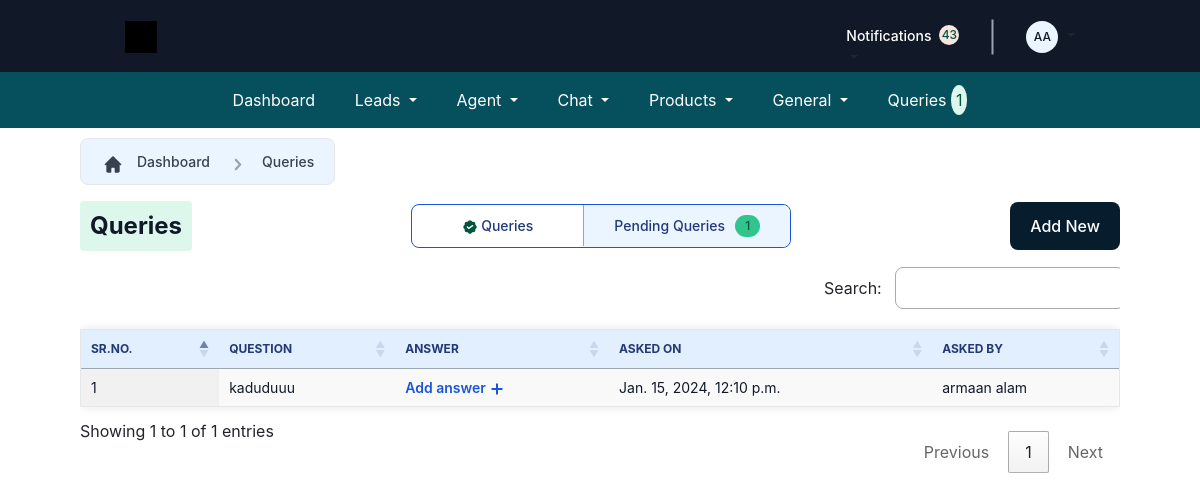
Page /Employee/pending-queries/ (signed in) on the committed database.
### crm_app/models.py (models this page shows)
class CustomUser(AbstractUser):
    user_type_data = (
        ("1", "HOD"),
        ("2", "Admin"),
        ("3", "Employee"),
        ("4", "Agent"),
        ("5", "Out Sourcing Agent"),
        ("6", "Customer"),
    )
    user_type = models.CharField(default="1", choices=user_type_data, max_length=10)
    is_logged_in = models.BooleanField(default=False)
    def generate_initials(self):
        first_initial = self.first_name[0].upper() if self.first_name else ""
        last_initial = self.last_name[0].upper() if self.last_name else ""
        return f"{first_initial}{last_initial}"
    def __str__(self):
        return f"{self.first_name} {self.last_name}"

class FAQ(models.Model):
    user = models.ForeignKey(CustomUser, on_delete=models.CASCADE)
    employee = models.ForeignKey(
        Employee, on_delete=models.SET_NULL, null=True, blank=True
    )
    question = models.TextField()
    answer = models.TextField(null=True, blank=True)
    last_updated_on = models.DateTimeField(auto_now_add=True)

### crm_app/EmployeeViews.py (the view)
# urls.py: path("pending-queries/", PendingFAQListView.as_view(), name="pending_queries"),
class PendingFAQListView(LoginRequiredMixin, ListView):
    model = FAQ
    template_name = "Employee/Queries/PendingQueries.html"
    context_object_name = "pending_queries"
    def get_queryset(self):
        return FAQ.objects.filter(answer__exact="").exclude(answer__isnull=True)
    def get_context_data(self, **kwargs):
        context = super().get_context_data(**kwargs)
        context["pending_queries_count"] = self.get_queryset().count()
        return context

### crm_app/context_processors.py (called while the page is built)
def faq_count(request):
    if request.user.is_authenticated:
        count = FAQ.objects.all().count()
    else:
        count = 0
    return {"faq_count": count}

### templates/Employee/Queries/PendingQueries.html (shortened to what this page needs)
{% extends "Employee/Base/base.html" %}
{% load static %}
{% block main-content %}
    <div class="form-container">
        <div class="custom-container">
            <div class="icon-container">
                <div class="icon">
                </div>
            </div>
            <div class="text-container">
                <a href="{% url "employee_dashboard" %}" style="text-decoration: none;">
                    <div class="text">Dashboard</div>
                </a>
            </div>
            <div class="icon-container">
                <div class="icon">
                </div>
            </div>
            <div class="text-container">
                <div class="text">Queries</div>
            </div>
        </div>
        <div class="customs-container">
            <div class="custom-box">
                <div class="custom-text">Queries</div>
            </div>
            <div class="tabBox">
                <a href="{% url "Emp_resolved_queries" %}">
                    <div class="tabOnes">
                          Queries
                    </div>
                </a>
                <a href="{% url "Emp_pending_queries" %}">
                    <div class="tabTwos">
                        <div class="pendingcontentcircle">
                            Pending Queries  <div class="pendingquerycircle"><div class="circlecontent">{{pending_queries_count}}</div></div>
                        </div>
                    </div>
                </a>
            </div>
            <div class="scheduleappointment">
                <a href="{% url "emp_FAQCreateView" %}">
                  <div
                  class="appointment-text">
                  Add New
                </div>
                </a>
              </div>
        </div>
        <div class="table-container">
            <div class="table-responsive">
                <table id="example" class="display">
                    <thead>
                        <tr>
                            <th>SR.NO.</th>
                            <th>question</th>
                            <th>ANSWER</th>
                            <th>ASKED ON</th>
                            <th>ASKED BY</th>
                        </tr>
                    </thead>
                    <tbody>
                        {% for i in pending_queries  %}
                        <tr>
                            <td>{{forloop.counter}}</td>
                            <td>{{i.question}}</td>
                            <td class="answerclass" data-toggle="modal" data-target="#myModal-{{i.id}}">
                                Add answer
                                <svg xmlns="http://www.w3.org/2000/svg" width="16" height="16" viewBox="0 0 16 16" fill="none">
                                    <path d="M7.99998 3.33334V8.00001M7.99998 8.00001V12.6667M7.99998 8.00001H12.6666M7.99998 8.00001H3.33331" stroke="#1A56DB" stroke-width="2" stroke-linecap="round" stroke-linejoin="round"/>
                                </svg>
                            </td>
                            <td>{{i.last_updated_on}}</td>
                            <td>{{i.user}}</td>
                        </tr>
                        {% endfor %}
                    </tbody>
                </table>
            </div>
        </div>
    </div>
    {% endblock main-content %}

### templates/Employee/Base/header.html (shortened to what this page needs)
{% load static %}
<div class="Navbar">
   <div class="Content">
     <div class="Logo">
       <div class="LogoElement">
         <div class="ClipPathGroup">
           <div class="Vector" id="black-bg"></div>
           <div class="Group">
             <div class="Vector" id="white-bg">
             </div>
           </div>
         </div>
       </div>
     </div>
     <div class="Cta">
      <div class="Buttons">
        <a class="nav-link dropdown-toggle" href="#" id="notificationDropdown" role="button" data-bs-toggle="dropdown" aria-expanded="false" style="margin-top: 20px;">
         <div class="Link">
           <div class="Text">Notifications</div>
           <div class="Badge">
             <div class="Text1" id="notification">{{notification_Count}}</div>
           </div>
         </div>
        </a>
        <div class="Separator"></div>
         <a class="nav-link dropdown-toggle" href="#" id="navbarDropdown" role="button" data-bs-toggle="dropdown" aria-expanded="false">
           <div class="Avatar">
             <div class="Ph">{{request.user.generate_initials}}</div>
           </div>
         </a>
      </div>
     </div>
   </div>
 </div>

### static/style/Styling/DashboardDesign/css/style.css (style rules this page uses)
body { margin: 0; font-family: 'Inter', sans-serif; }

### rows in the picture
CustomUser: user.generate_initials "AA"
FAQ: question "kaduduuu", last_updated_on "Jan. 15, 2024, 12:10 p.m.", user "armaan alam"

### other values in the picture
{{ notification_Count }} "43"
{{ faq_count }} "1"
{{ pending_queries_count }} "1"
